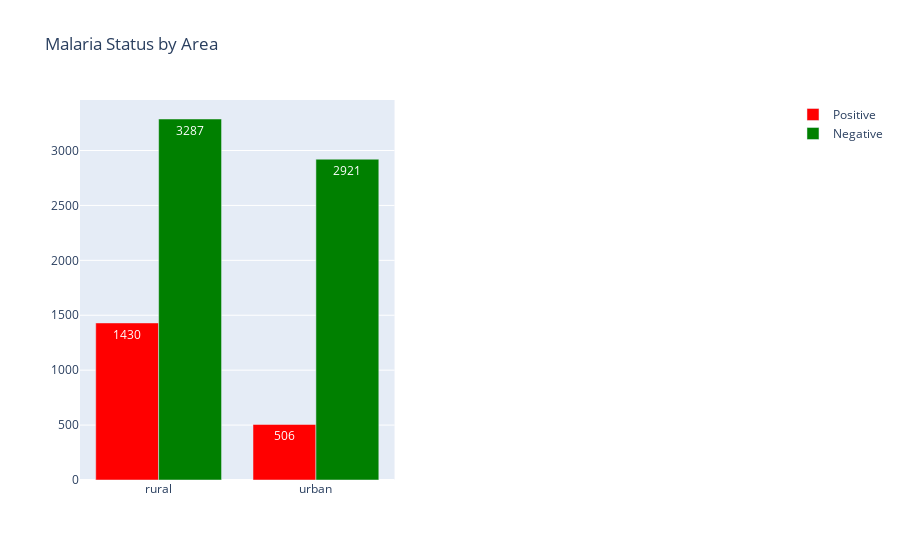

Notebook code for this chart:
### Code cell
total_tested=(microscopy_df['sbelig'].count())
grouped_df = grouped_df.reset_index()
grouped_df.columns.name = None

fig = make_subplots(rows=1, cols=2)

fig.add_trace(
    go.Bar(name='Positive', x=grouped_df['hv025'], y=grouped_df['positive'], marker_color='red',text=grouped_df['positive'], textposition='auto'),
    row=1, col=1
)

fig.add_trace(
    go.Bar(name='Negative', x=grouped_df['hv025'], y=grouped_df['negative'], marker_color='green',text=grouped_df['negative'], textposition='auto'),
    row=1, col=1
)

fig.update_layout(barmode='group', title_text='Malaria Status by Area', showlegend=True)
fig.show()

### Figure 1 — Plotly figure (JSON) as saved in the notebook; plotly's stock layout.template omitted (floating-point values rounded to 4 significant figures)
{"data": [{"marker": {"color": "red"}, "name": "Positive", "text": [1430, 506], "textposition": "auto", "type": "bar", "x": ["rural", "urban"], "xaxis": "x", "y": [1430, 506], "yaxis": "y"}, {"marker": {"color": "green"}, "name": "Negative", "text": [3287, 2921], "textposition": "auto", "type": "bar", "x": ["rural", "urban"], "xaxis": "x", "y": [3287, 2921], "yaxis": "y"}], "layout": {"autosize": true, "barmode": "group", "showlegend": true, "title": {"text": "Malaria Status by Area"}, "xaxis": {"anchor": "y", "autorange": true, "domain": [0, 0.45], "range": [-0.5, 1.5], "type": "category"}, "xaxis2": {"anchor": "y2", "domain": [0.55, 1]}, "yaxis": {"anchor": "x", "autorange": true, "domain": [0, 1], "range": [0, 3460], "type": "linear"}, "yaxis2": {"anchor": "x2", "domain": [0, 1]}}}
